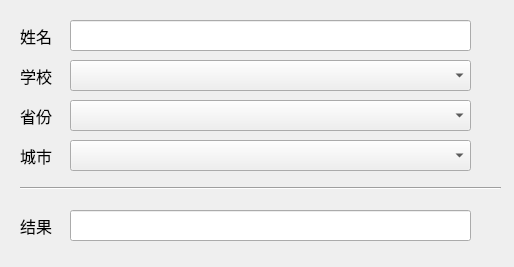
<?xml version="1.0" encoding="UTF-8"?>
<ui version="4.0">
 <class>Widget</class>
 <widget class="QWidget" name="Widget">
  <property name="geometry">
   <rect>
    <x>0</x>
    <y>0</y>
    <width>514</width>
    <height>267</height>
   </rect>
  </property>
  <property name="font">
   <font>
    <pointsize>12</pointsize>
   </font>
  </property>
  <property name="windowTitle">
   <string>Widget</string>
  </property>
  <widget class="QComboBox" name="cboUniversity">
   <property name="geometry">
    <rect>
     <x>70</x>
     <y>60</y>
     <width>401</width>
     <height>31</height>
    </rect>
   </property>
  </widget>
  <widget class="QLineEdit" name="leName">
   <property name="geometry">
    <rect>
     <x>70</x>
     <y>20</y>
     <width>401</width>
     <height>31</height>
    </rect>
   </property>
  </widget>
  <widget class="QLabel" name="label">
   <property name="geometry">
    <rect>
     <x>20</x>
     <y>20</y>
     <width>41</width>
     <height>31</height>
    </rect>
   </property>
   <property name="text">
    <string>姓名</string>
   </property>
  </widget>
  <widget class="QLabel" name="label_2">
   <property name="geometry">
    <rect>
     <x>20</x>
     <y>60</y>
     <width>41</width>
     <height>31</height>
    </rect>
   </property>
   <property name="text">
    <string>学校</string>
   </property>
  </widget>
  <widget class="QLabel" name="label_3">
   <property name="geometry">
    <rect>
     <x>20</x>
     <y>100</y>
     <width>41</width>
     <height>31</height>
    </rect>
   </property>
   <property name="text">
    <string>省份</string>
   </property>
  </widget>
  <widget class="QLabel" name="label_4">
   <property name="geometry">
    <rect>
     <x>20</x>
     <y>140</y>
     <width>41</width>
     <height>31</height>
    </rect>
   </property>
   <property name="text">
    <string>城市</string>
   </property>
  </widget>
  <widget class="QLabel" name="label_5">
   <property name="geometry">
    <rect>
     <x>20</x>
     <y>210</y>
     <width>41</width>
     <height>31</height>
    </rect>
   </property>
   <property name="text">
    <string>结果</string>
   </property>
  </widget>
  <widget class="QLineEdit" name="leResult">
   <property name="geometry">
    <rect>
     <x>70</x>
     <y>210</y>
     <width>401</width>
     <height>31</height>
    </rect>
   </property>
  </widget>
  <widget class="Line" name="line">
   <property name="geometry">
    <rect>
     <x>20</x>
     <y>180</y>
     <width>481</width>
     <height>16</height>
    </rect>
   </property>
   <property name="orientation">
    <enum>Qt::Horizontal</enum>
   </property>
  </widget>
  <widget class="QComboBox" name="cboProvince">
   <property name="geometry">
    <rect>
     <x>70</x>
     <y>100</y>
     <width>401</width>
     <height>31</height>
    </rect>
   </property>
  </widget>
  <widget class="QComboBox" name="cboCity">
   <property name="geometry">
    <rect>
     <x>70</x>
     <y>140</y>
     <width>401</width>
     <height>31</height>
    </rect>
   </property>
  </widget>
 </widget>
 <resources/>
 <connections/>
</ui>
